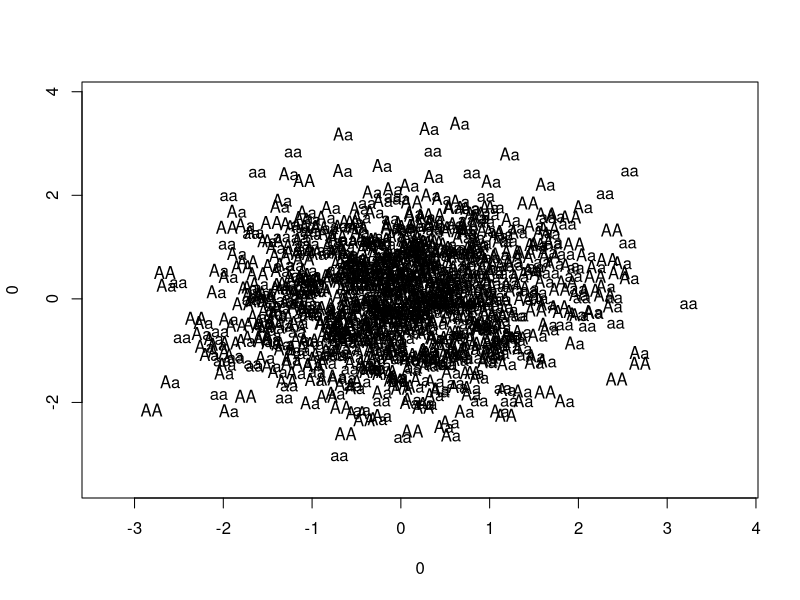

R code for this plot:


GetP0<-function(N=1000, Freq=c(0.5,0.5), Type=c('A','a')){
    N=N
    ExGeneFreq=Freq
    ExGeneType=Type
    H1G1= ExGeneType[1-rbinom(N, 1, ExGeneFreq[1])+1]
    H2G1= ExGeneType[1-rbinom(N, 1, ExGeneFreq[1])+1]
    SEX=sample(c(rep('M', N/2),rep('F',N/2)))
    TAG=rep('',N)
    i=1
    while(i<=N){
        TAG[i]=paste0(sort(c(H1G1[i],H2G1[i]),decreasing=TRUE),collapse='')
        i=i+1}
    OUT=list()
    OUT$H1G1=H1G1
    OUT$H2G1=H2G1
    OUT$SEX=SEX
    OUT$TAG=TAG
    OUT$N=N
    return(OUT)
    }




Cross <-function(OUT){
    H1G1=OUT$H1G1
    H2G1=OUT$H2G1
    SEX=OUT$SEX
    N=OUT$N
    
    N=length(H1G1)
    TMP=table(c(H1G1,H2G1))
    GeneType=names(TMP)
    GeneFreq=TMP/(2*N)
    M.index=which(SEX=='M')
    F.index=which(SEX=='F')
    M.index=sample(M.index)
    F.index=sample(F.index)    
    C.H1G1=c()
    C.H2G1=c()
    i=1
    while(i<=length(M.index)){
        this_M=M.index[i]
        this_F=F.index[i]
        this_M_H1H2G1= c(H1G1[this_M], H2G1[this_M])
        this_F_H1H2G1= c(H1G1[this_F], H2G1[this_F])
        ChildN=2
        j=1
        while(j<=ChildN){
            this_H1G1=sample(this_M_H1H2G1,1)
            this_H2G1=sample(this_F_H1H2G1,1)
            C.H1G1=c(C.H1G1,this_H1G1)
            C.H2G1=c(C.H2G1,this_H2G1)
            j=j+1
            }
        i=i+1}
    C.SEX=sample(c(rep('M', N/2),rep('F',N/2)))
    C.TAG=rep('',N)
    i=1
    while(i<=N){
        C.TAG[i]=paste0(sort(c(C.H1G1[i],C.H2G1[i]),decreasing=TRUE),collapse='')
        i=i+1}
    OUT=list()
    OUT$H1G1=C.H1G1
    OUT$H2G1=C.H2G1
    OUT$SEX=C.SEX
    OUT$TAG=C.TAG
    OUT$N=N
    return(OUT)
    }

StatFreq<-function(OUT){
    print(table(c(OUT$H1G1,OUT$H2G1)))
    print(table(c(OUT$H1G1,OUT$H2G1))/(2*OUT$N))
    print(table(OUT$TAG))
    print(table(OUT$TAG)/OUT$N)
    }




set.seed(123)
OUT=GetP0(1000,c(0.5,0.5),c('A','a'))

P.H1G1=OUT$H1G1
P.H2G1=OUT$H2G1
P.TAG=OUT$TAG

set.seed(123)
X=rnorm(OUT$N)
Y=rnorm(OUT$N)
XLIM=c(min(X)-0.5,max(X)+0.5)
YLIM=c(min(Y)-0.5,max(Y)+0.5)
plot(0,0,xlim=XLIM,ylim=YLIM,col='white')
text(P.TAG, x=X,y=Y)

StatFreq(OUT)

###########################################################


set.seed(123)
P.OUT=GetP0(10,c(0.9,0.1),c('A','a'))

F1.OUT=Cross(P.OUT)
F2.OUT=Cross(F1.OUT)
F3.OUT=Cross(F2.OUT)
F4.OUT=Cross(F3.OUT)
F5.OUT=Cross(F4.OUT)

StatFreq(P.OUT)
StatFreq(F1.OUT)
StatFreq(F2.OUT)
StatFreq(F3.OUT)
StatFreq(F4.OUT)
StatFreq(F5.OUT)



set.seed(123)
P.OUT=GetP0(1000,c(0.9,0.1),c('A','a'))

F1.OUT=Cross(P.OUT)
F2.OUT=Cross(F1.OUT)
F3.OUT=Cross(F2.OUT)
F4.OUT=Cross(F3.OUT)
F5.OUT=Cross(F4.OUT)

StatFreq(P.OUT)
StatFreq(F1.OUT)
StatFreq(F2.OUT)
StatFreq(F3.OUT)
StatFreq(F4.OUT)
StatFreq(F5.OUT)



